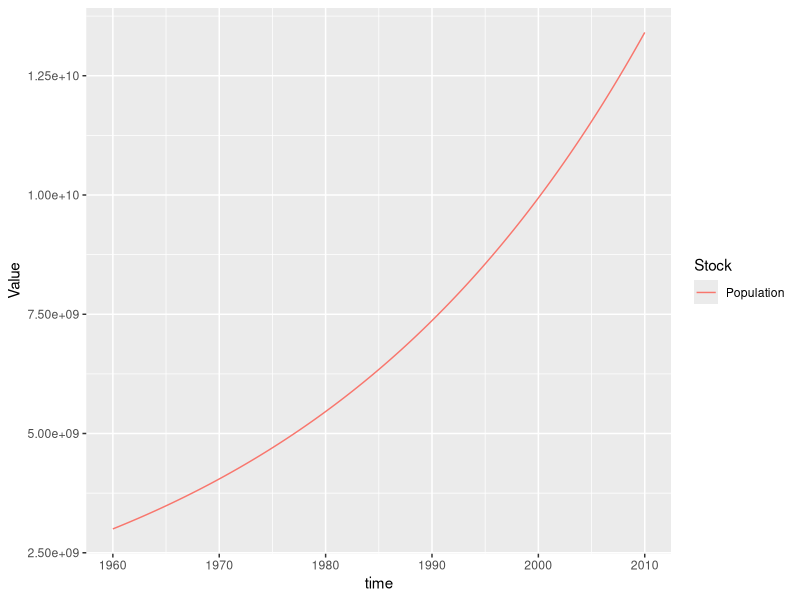

This chart was generated by the following R code:
###########################################
# Translation of Vensim file.
# Date created: 2017-10-31 15:33:41
###########################################
library(deSolve)
library(ggplot2)
library(tidyr)
#Displaying the simulation run parameters
START_TIME <- 1960.000000
FINISH_TIME <- 2010.000000
TIME_STEP <- 0.125000
#Setting aux param to NULL
auxs<-NULL

#Generating the simulation time vector
simtime<-seq(1960.000000,2010.000000,by=0.125000)
# Writing global variables (stocks and dependent auxs)
stocks <-c( Population = 3e+09 )
# This is the model function called from ode
model <- function(time, stocks, auxs){
  with(as.list(c(stocks, auxs)),{
    GrowthFraction <- 0.03
    NumberAdded <- Population*GrowthFraction
    d_DT_Population  <- NumberAdded
    return (list(c(d_DT_Population)))
  })
}
# Function call to run simulation
o<-data.frame(ode(y=stocks,times=simtime,func=model,parms=auxs,method='euler'))
to<-gather(o,key=Stock,value=Value,2:ncol(o))
ggplot(data=to)+geom_line(aes(x=time,y=Value,colour=Stock))
#----------------------------------------------------
# Original text file exported from Vensim
#  Population = INTEG( Number Added , 3e+09) 
#  FINAL TIME = 2010
#  Growth Fraction = 0.0125
#  INITIAL TIME = 1960
#  Number Added = Population * Growth Fraction 
#  TIME STEP = 0.125
#----------------------------------------------------
